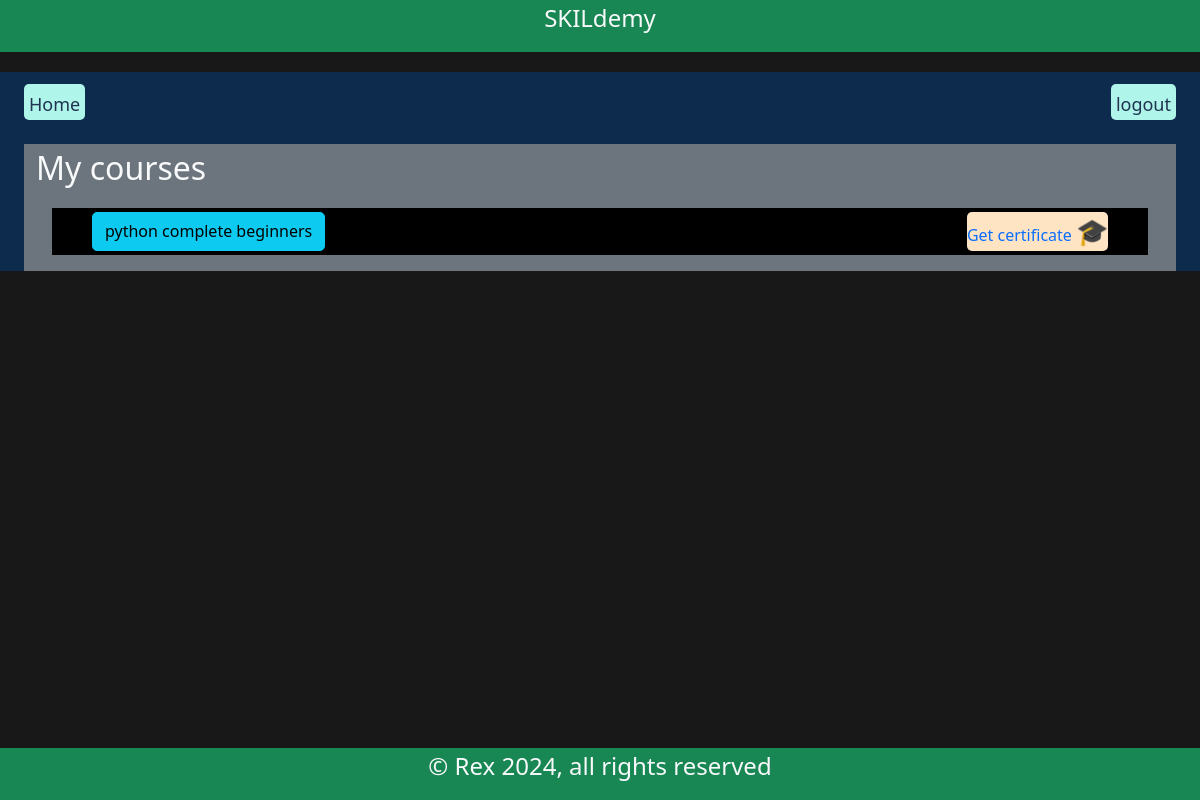
The page /userprofile (signed in) on the database as committed earlier.
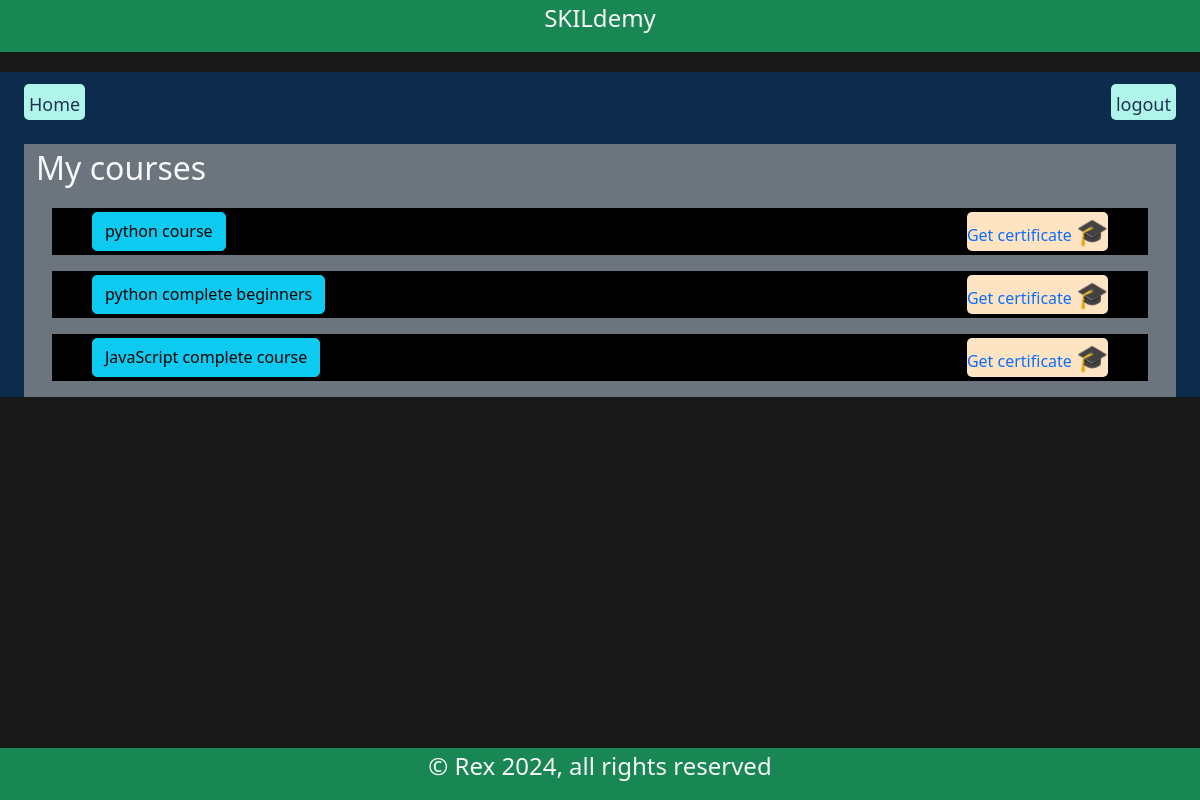
The same page on the database as committed later.
### learning_platform/models/models.py (models this page shows, shortened)
class Course(db.Model):
    __tablename__ = "course"
    id = db.Column(db.String(36), primary_key=True, default= lambda: str(uuid.uuid4()))
    name = db.Column(db.String(80), nullable=False)
    description = db.Column(db.String(250), nullable=False)
    price = db.Column(db.Numeric(10, 2), nullable=False)
    rate = db.Column(db.Numeric(10, 2), nullable=False, default=1.00)
    enrolled_at = db.Column(db.DateTime(timezone=True), default=func.now())
    updated_at = db.Column(db.DateTime(timezone=True), default=func.now())
    subjects = db.relationship(
        'Subject', secondary=course_subjects, backref=db.backref('courses', lazy=True))
    topics = db.relationship('Topic', secondary=course_topics,
                             lazy='subquery', backref=db.backref('courses', lazy=True))

### learning_platform/views/users.py (the view)
@user_bp.route("/userprofile", methods=['GET', 'POST'])
def userprofile():
    if current_user.is_authenticated:
        user = User.query.filter_by(id=current_user.id).first()
        return render_template('user/profile.html', user_courses=user.enrolling)
    next_url = request.url
    print(f'the userprofile next: {next_url}')
    return redirect(url_for('home.home', next_url=next_url))

### learning_platform/models/models.py (called while the page is built)
@login_manager.user_loader
def user_loader(user_id):
    return User.query.get(user_id)

### learning_platform/templates/user/profile.html (shortened to what this page needs)
<!DOCTYPE html>
<html lang="en">
<head>
    {% extends "base.html" %}
  {% block main %}
  <div class="container-fluid">
    <nav class="text-info fs-3" id="profile">
      <div class="child">
        <a class="" href="{{ url_for( 'home.home') }}">
          Home
        </a>
      </div>
      <div class="child">
        <a class="" href="{{ url_for( 'users.user_logout') }}">
          logout
        </a>
      </div>
    </nav>
    <div class="row">
        <div class="col bg-secondary" >
            <p class="text-light fs-2">
              My courses
            </p>
            {% for c in user_courses %}
            <div class="profile-info m-3 ">
              <div class="btn btn-info">
                <a href="{{ url_for('users.learn_skills', course_id=c.id) }}">
                   {{ c.name }}
                </a>
              </div>
              <div style="background-color: bisque;">
                <a href="{{ url_for('users.cert_of_completion', course_id=c.id) }}">
                   Get certificate <span style="font-size: 26px;">🎓</span>
                </a>
              </div>
            </div>
            {% endfor %}
        </div>
    </div>
  </div>
    {% endblock %}

### learning_platform/templates/base.html (shortened to what this page needs)
<!DOCTYPE html>
<html lang="en">
   <head>
  <link rel="stylesheet" href="{{ url_for('static', filename='css/bootstrap.min.css') }}">
  <link rel="stylesheet" href="{{ url_for('static', filename='css/style.css') }}">
  <link rel="stylesheet" href="https://cdnjs.cloudflare.com/ajax/libs/font-awesome/4.7.0/css/font-awesome.min.css">
   </head>
    <body class="d-flex flex-column vh-100">
      {% block body %}
      <header class="bg-success fs-4 text-light text-center">
        {% block header %} <p> SKILdemy</p> {% endblock header %}
      </header>
      <main class="flex-grow-1">
        {% block main %}{% endblock main %}
      </main>
      <footer class="bg-success text-center fs-4 text-light">{% block footer %} <p>&copy; Rex 2024, all rights reserved</p> {% endblock footer %}</footer>
      {% endblock %}
    </body>
</html>

### learning_platform/static/css/style.css (style rules this page uses)
.container-fluid { background-color: rgb(13, 43, 77); }
div nav { margin-top: 20px; color: rgb(70, 70, 65); display: flex; flex-direction: row; justify-content: space-between; }
body { background-color: rgb(23, 24, 23); }
header { display: flex; flex-direction: column; justify-content: center; align-items: center; }
#profile { display: flex; flex-direction: row; justify-content: space-between; }
#profile .child { margin: 12px; font-size: 24px; background-color: rgb(175, 245, 233); border: 0px solid rgb(157, 247, 212); border-radius: 5px; }
#profile .child a { color: rgb(32, 52, 82); font-size: 18px; text-decoration: none; margin: 5px; }
.profile-info { background-color: black; padding: 4px; display: flex; flex-direction: row; justify-content: space-between; }
.profile-info div { margin-right: 36px; margin-left: 36px; border-radius: 5px; }
.profile-info div a { text-decoration: none; }
footer { background-color: rgb(39, 32, 32); }
.btn a { text-decoration: none; color: black; }
.row { margin: 12px; }

Rows that differ between the two databases and show on the page:
now on this page (row edited): Course: name "python course"
now on this page (row edited): Course: name "JavaScript complete course"
